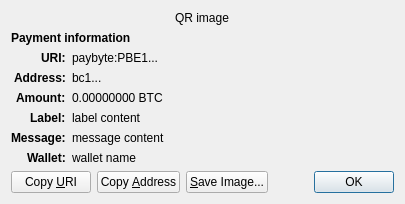
<?xml version="1.0" encoding="UTF-8"?>
<ui version="4.0">
 <class>ReceiveRequestDialog</class>
 <widget class="QDialog" name="ReceiveRequestDialog">
  <property name="geometry">
   <rect>
    <x>0</x>
    <y>0</y>
    <width>413</width>
    <height>229</height>
   </rect>
  </property>
  <property name="windowTitle">
   <string>Request payment to ...</string>
  </property>
  <layout class="QGridLayout" name="gridLayout" columnstretch="0,1">
   <property name="sizeConstraint">
    <enum>QLayout::SetFixedSize</enum>
   </property>
   <item row="0" column="0" colspan="2" alignment="Qt::AlignHCenter">
    <widget class="QRImageWidget" name="qr_code">
     <property name="text">
      <string notr="true">QR image</string>
     </property>
     <property name="textInteractionFlags">
      <set>Qt::NoTextInteraction</set>
     </property>
    </widget>
   </item>
   <item row="1" column="0" colspan="2">
    <widget class="QLabel" name="payment_header">
     <property name="font">
      <font>
       <weight>75</weight>
       <bold>true</bold>
      </font>
     </property>
     <property name="text">
      <string>Payment information</string>
     </property>
     <property name="textInteractionFlags">
      <set>Qt::NoTextInteraction</set>
     </property>
    </widget>
   </item>
   <item row="2" column="0" alignment="Qt::AlignRight|Qt::AlignTop">
    <widget class="QLabel" name="uri_tag">
     <property name="font">
      <font>
       <weight>75</weight>
       <bold>true</bold>
      </font>
     </property>
     <property name="text">
      <string notr="true">URI:</string>
     </property>
     <property name="textFormat">
      <enum>Qt::PlainText</enum>
     </property>
     <property name="textInteractionFlags">
      <set>Qt::NoTextInteraction</set>
     </property>
    </widget>
   </item>
   <item row="2" column="1" alignment="Qt::AlignTop">
    <widget class="QLabel" name="uri_content">
     <property name="text">
      <string notr="true">paybyte:PBE1...</string>
     </property>
     <property name="textFormat">
      <enum>Qt::RichText</enum>
     </property>
     <property name="wordWrap">
      <bool>true</bool>
     </property>
     <property name="textInteractionFlags">
      <set>Qt::TextSelectableByMouse</set>
     </property>
    </widget>
   </item>
   <item row="3" column="0" alignment="Qt::AlignRight|Qt::AlignTop">
    <widget class="QLabel" name="address_tag">
     <property name="font">
      <font>
       <weight>75</weight>
       <bold>true</bold>
      </font>
     </property>
     <property name="text">
      <string>Address:</string>
     </property>
     <property name="textInteractionFlags">
      <set>Qt::NoTextInteraction</set>
     </property>
    </widget>
   </item>
   <item row="3" column="1" alignment="Qt::AlignTop">
    <widget class="QLabel" name="address_content">
     <property name="text">
      <string notr="true">bc1...</string>
     </property>
     <property name="textFormat">
      <enum>Qt::PlainText</enum>
     </property>
     <property name="textInteractionFlags">
      <set>Qt::TextSelectableByMouse</set>
     </property>
    </widget>
   </item>
   <item row="4" column="0" alignment="Qt::AlignRight|Qt::AlignTop">
    <widget class="QLabel" name="amount_tag">
     <property name="font">
      <font>
       <weight>75</weight>
       <bold>true</bold>
      </font>
     </property>
     <property name="text">
      <string>Amount:</string>
     </property>
     <property name="textInteractionFlags">
      <set>Qt::NoTextInteraction</set>
     </property>
    </widget>
   </item>
   <item row="4" column="1" alignment="Qt::AlignTop">
    <widget class="QLabel" name="amount_content">
     <property name="text">
      <string notr="true">0.00000000 BTC</string>
     </property>
     <property name="textFormat">
      <enum>Qt::PlainText</enum>
     </property>
     <property name="textInteractionFlags">
      <set>Qt::TextSelectableByMouse</set>
     </property>
    </widget>
   </item>
   <item row="5" column="0" alignment="Qt::AlignRight|Qt::AlignTop">
    <widget class="QLabel" name="label_tag">
     <property name="font">
      <font>
       <weight>75</weight>
       <bold>true</bold>
      </font>
     </property>
     <property name="text">
      <string>Label:</string>
     </property>
     <property name="textInteractionFlags">
      <set>Qt::NoTextInteraction</set>
     </property>
    </widget>
   </item>
   <item row="5" column="1" alignment="Qt::AlignTop">
    <widget class="QLabel" name="label_content">
     <property name="text">
      <string notr="true">label content</string>
     </property>
     <property name="textFormat">
      <enum>Qt::PlainText</enum>
     </property>
     <property name="wordWrap">
      <bool>true</bool>
     </property>
     <property name="textInteractionFlags">
      <set>Qt::TextSelectableByMouse</set>
     </property>
    </widget>
   </item>
   <item row="6" column="0" alignment="Qt::AlignRight|Qt::AlignTop">
    <widget class="QLabel" name="message_tag">
     <property name="font">
      <font>
       <weight>75</weight>
       <bold>true</bold>
      </font>
     </property>
     <property name="text">
      <string>Message:</string>
     </property>
     <property name="textInteractionFlags">
      <set>Qt::NoTextInteraction</set>
     </property>
    </widget>
   </item>
   <item row="6" column="1" alignment="Qt::AlignTop">
    <widget class="QLabel" name="message_content">
     <property name="text">
      <string notr="true">message content</string>
     </property>
     <property name="textFormat">
      <enum>Qt::PlainText</enum>
     </property>
     <property name="wordWrap">
      <bool>true</bool>
     </property>
     <property name="textInteractionFlags">
      <set>Qt::TextSelectableByMouse</set>
     </property>
    </widget>
   </item>
   <item row="7" column="0" alignment="Qt::AlignRight|Qt::AlignTop">
    <widget class="QLabel" name="wallet_tag">
     <property name="font">
      <font>
       <weight>75</weight>
       <bold>true</bold>
      </font>
     </property>
     <property name="text">
      <string>Wallet:</string>
     </property>
     <property name="textInteractionFlags">
      <set>Qt::NoTextInteraction</set>
     </property>
    </widget>
   </item>
   <item row="7" column="1" alignment="Qt::AlignTop">
    <widget class="QLabel" name="wallet_content">
     <property name="text">
      <string notr="true">wallet name</string>
     </property>
     <property name="textFormat">
      <enum>Qt::PlainText</enum>
     </property>
     <property name="wordWrap">
      <bool>true</bool>
     </property>
     <property name="textInteractionFlags">
      <set>Qt::TextSelectableByMouse</set>
     </property>
    </widget>
   </item>
   <item row="8" column="0" colspan="2">
    <layout class="QHBoxLayout" name="horizontalLayout">
     <item>
      <widget class="QPushButton" name="btnCopyURI">
       <property name="text">
        <string>Copy &amp;URI</string>
       </property>
       <property name="autoDefault">
        <bool>false</bool>
       </property>
      </widget>
     </item>
     <item>
      <widget class="QPushButton" name="btnCopyAddress">
       <property name="text">
        <string>Copy &amp;Address</string>
       </property>
       <property name="autoDefault">
        <bool>false</bool>
       </property>
      </widget>
     </item>
     <item>
      <widget class="QPushButton" name="btnSaveAs">
       <property name="text">
        <string>&amp;Save Image...</string>
       </property>
       <property name="autoDefault">
        <bool>false</bool>
       </property>
      </widget>
     </item>
     <item>
      <spacer name="horizontalSpacer_2">
       <property name="orientation">
        <enum>Qt::Horizontal</enum>
       </property>
       <property name="sizeHint" stdset="0">
        <size>
         <width>40</width>
         <height>20</height>
        </size>
       </property>
      </spacer>
     </item>
     <item>
      <widget class="QDialogButtonBox" name="buttonBox">
       <property name="focusPolicy">
        <enum>Qt::StrongFocus</enum>
       </property>
       <property name="standardButtons">
        <set>QDialogButtonBox::Ok</set>
       </property>
      </widget>
     </item>
    </layout>
   </item>
  </layout>
 </widget>
 <customwidgets>
  <customwidget>
   <class>QRImageWidget</class>
   <extends>QLabel</extends>
   <header>qt/qrimagewidget.h</header>
  </customwidget>
 </customwidgets>
 <tabstops>
  <tabstop>buttonBox</tabstop>
  <tabstop>btnCopyURI</tabstop>
  <tabstop>btnCopyAddress</tabstop>
  <tabstop>btnSaveAs</tabstop>
 </tabstops>
 <resources/>
 <connections>
  <connection>
   <sender>buttonBox</sender>
   <signal>accepted()</signal>
   <receiver>ReceiveRequestDialog</receiver>
   <slot>accept()</slot>
   <hints>
    <hint type="sourcelabel">
     <x>135</x>
     <y>230</y>
    </hint>
    <hint type="destinationlabel">
     <x>135</x>
     <y>126</y>
    </hint>
   </hints>
  </connection>
 </connections>
</ui>
